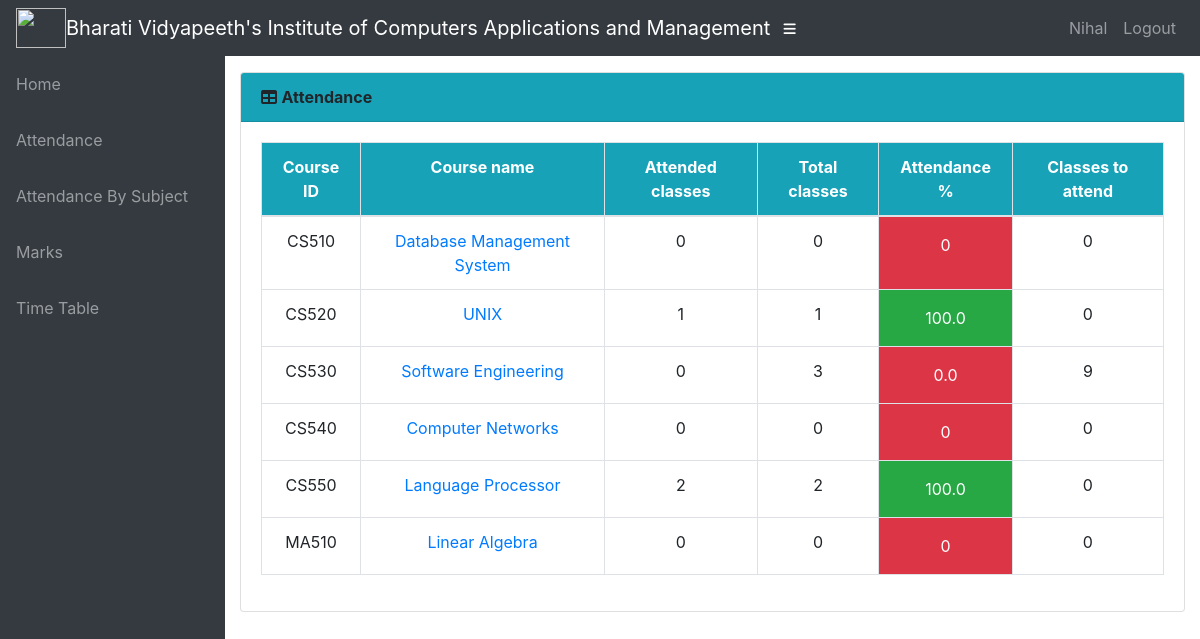
Screenshot of /info/student/CS03/attendance/ (signed in) with the database file from the repository.
### info/models.py (models this page shows, shortened)
class User(AbstractUser):
    @property
    def is_student(self):
        if hasattr(self, 'student'):
            return True
        return False

class Student(models.Model):
    user = models.OneToOneField(User, on_delete=models.CASCADE, null=True)
    class_id = models.ForeignKey(Class, on_delete=models.CASCADE, default=1)
    USN = models.CharField(primary_key='True', max_length=100)
    name = models.CharField(max_length=200)
    sex = models.CharField(max_length=50, choices=sex_choice, default='Male')
    DOB = models.DateField(default='1998-01-01')
    def __str__(self):
        return self.name

class AttendanceTotal(models.Model):
    course = models.ForeignKey(Course, on_delete=models.CASCADE)
    student = models.ForeignKey(Student, on_delete=models.CASCADE)
    class Meta:
        unique_together = (('student', 'course'),)
    @property
    def att_class(self):
        stud = Student.objects.get(name=self.student)
        cr = Course.objects.get(name=self.course)
        att_class = Attendance.objects.filter(course=cr, student=stud, status='True').count()
        return att_class
    @property
    def total_class(self):
        stud = Student.objects.get(name=self.student)
        cr = Course.objects.get(name=self.course)
        total_class = Attendance.objects.filter(course=cr, student=stud).count()
        return total_class
    @property
    def attendance(self):
        stud = Student.objects.get(name=self.student)
        cr = Course.objects.get(name=self.course)
        total_class = Attendance.objects.filter(course=cr, student=stud).count()
        att_class = Attendance.objects.filter(course=cr, student=stud, status='True').count()
        if total_class == 0:
            attendance = 0
        else:
            attendance = round(att_class / total_class * 100, 2)
        return attendance
    @property
    def classes_to_attend(self):
        stud = Student.objects.get(name=self.student)
        cr = Course.objects.get(name=self.course)
        total_class = Attendance.objects.filter(course=cr, student=stud).count()
        att_class = Attendance.objects.filter(course=cr, student=stud, status='True').count()
        cta = math.ceil((0.75 * total_class - att_class) / 0.25)
        if cta < 0:
            return 0
        return cta

class Course(models.Model):
    dept = models.ForeignKey(Dept, on_delete=models.CASCADE)
    id = models.CharField(primary_key='True', max_length=50)
    name = models.CharField(max_length=50)
    shortname = models.CharField(max_length=50, default='X')
    def __str__(self):
        return self.name

### info/views.py (the view)
# urls.py: path('attendance/', api_view.AttendanceView.as_view()),
@login_required()
def attendance(request, stud_id):
    stud = Student.objects.get(USN=stud_id)
    ass_list = Assign.objects.filter(class_id_id=stud.class_id)
    att_list = []
    for ass in ass_list:
        try:
            a = AttendanceTotal.objects.get(student=stud, course=ass.course)
        except AttendanceTotal.DoesNotExist:
            a = AttendanceTotal(student=stud, course=ass.course)
            a.save()
        att_list.append(a)
    return render(request, 'info/attendance.html', {'att_list': att_list})

### info/templates/info/attendance.html
{% extends 'info/base.html' %}
    {% load static %}
    {% block content %}
                  <div class="card mb-3  ">
            <div class="card-header bg-info "">
              <i class="fas fa-table"></i>
            <b>Attendance</b></div>
            <div class="card-body">
              <div class="table-responsive">
                <table class="table table-bordered text-center" id="dataTable" width="100%" cellspacing="0">
                    <tr class="bg-info">
                    <tr class="bg-info text-white">
                        <th>Course ID</th>
                        <th>Course name</th>
                        <th>Attended classes</th>
                        <th>Total classes</th>
                        <th>Attendance %</th>
                        <th>Classes to attend</th>
                    </tr>
                  <tbody>
                    {% for a in att_list %}
                    <tr>
                        <td>{{ a.course_id }}</td>
                        <td><a href="{% url 'attendance_detail' a.student.USN a.course.id %}">{{a.course.name}}</a></td>
                        <td>{{ a.att_class }}</td>
                        <td>{{ a.total_class }}</td>
                        {% if a.attendance < 75 %}
                            <td class="p-3 mb-2 bg-danger text-white">{{ a.attendance }}</td>
                        {% else %}
                            <td class="p-3 mb-2 bg-success text-white">{{ a.attendance }}</td>
                        {% endif %}
                        <td>{{ a.classes_to_attend }}</td>
                    </tr>
                    {% empty %}
                            <p>student has no courses</p>
                    {% endfor %}
                  </tbody>
                </table>
              </div>
            </div>
          </div>
    {% endblock %}

### info/templates/info/base.html (shortened to what this page needs)
<!DOCTYPE html>
<html lang="en">
  <head>
      {% load static %}
    <link href="{% static '/info/bootstrap/vendor/bootstrap/css/bootstrap.min.css' %}" rel="stylesheet">
    <link href="{% static '/info/bootstrap/vendor/fontawesome-free/css/all.min.css' %}" rel="stylesheet" type="text/css">
    <link href="{% static '/info/bootstrap/vendor/datatables/dataTables.bootstrap4.css' %}" rel="stylesheet">
    <link href="{% static '/info/bootstrap/css/sb-admin.css' %}" rel="stylesheet">
  </head>
  <body id="page-top">
    <nav class="navbar navbar-expand navbar-dark bg-dark static-top">
      <img src="https://upload.wikimedia.org/wikipedia/en/thumb/b/b8/GGSIU_logo.svg/1200px-GGSIU_logo.svg.png" alt="" width="50" height="40" class="d-inline-block align-text-top">
      <a class="navbar-brand mr-1" href="{% url 'index' %}">Bharati Vidyapeeth's Institute of Computers Applications and Management</a>
      <button class="btn btn-link btn-sm text-white order-1 order-sm-0" id="sidebarToggle" href="#">
        <i class="fas fa-bars"></i>
      </button>
        <div class="collapse navbar-collapse" id="navbarResponsive">
          <ul class="navbar-nav ml-auto">
            <li class="nav-item">
                {% if request.user.is_student %}
                    <a class="nav-link text-capitalize">{{ request.user.student.name }}</a>
                {% elif request.user.is_teacher %}
                    <a class="nav-link text-capitalize">{{ request.user.teacher.name }}</a>
                {% endif %}
            </li>
            <li class="nav-item">
                <a class="nav-link" href="#" data-toggle="modal" data-target="#logoutModal">Logout</a>
            </li>
          </ul>
        </div>
    </nav>
    <div id="wrapper">
      <ul class="sidebar navbar-nav bg-dark">
            <li class="nav-item">
              <a class="nav-link" href="{% url 'index' %}">
                <span>Home</span>
              </a>
            </li>
        {% if request.user.is_student %}
            <li class="nav-item">
              <a class="nav-link" href="{% url 'attendance' request.user.student.USN %}">
                <span>Attendance</span>
              </a>
            </li>
            <li class="nav-item">
              <a class="nav-link" href="{% url 'attendance' request.user.student.USN %}">
                <span>Attendance By Subject</span>
              </a>
            </li>
            <li class="nav-item">
              <a class="nav-link" href="{% url 'marks_list' request.user.student.USN %}">
                <span>Marks</span>
              </a>
            </li>
              <li class="nav-item">
              <a class="nav-link" href="{% url 'timetable' request.user.student.class_id_id %}">
                <span>Time Table</span>
              </a>
            </li>
        {% endif %}
      </ul>
      <div id="content-wrapper">
        <div class="container-fluid">
            {% block content %}
            {% endblock %}
        </div>
      </div>
    </div>
  </body>
</html>

### rows the page displays
User: user.student.name "Nihal"
AttendanceTotal: course_id "CS510", course.name "Database Management System", att_class "0", total_class "0", attendance "0", classes_to_attend "0"
AttendanceTotal: course_id "CS520", course.name "UNIX", att_class "1", total_class "1", attendance "100.0", classes_to_attend "0"
AttendanceTotal: course_id "CS530", course.name "Software Engineering", att_class "0", total_class "3", attendance "0.0", classes_to_attend "9"
AttendanceTotal: course_id "CS540", course.name "Computer Networks", att_class "0", total_class "0", attendance "0", classes_to_attend "0"
AttendanceTotal: course_id "CS550", course.name "Language Processor", att_class "2", total_class "2", attendance "100.0", classes_to_attend "0"
AttendanceTotal: course_id "MA510", course.name "Linear Algebra", att_class "0", total_class "0", attendance "0", classes_to_attend "0"
